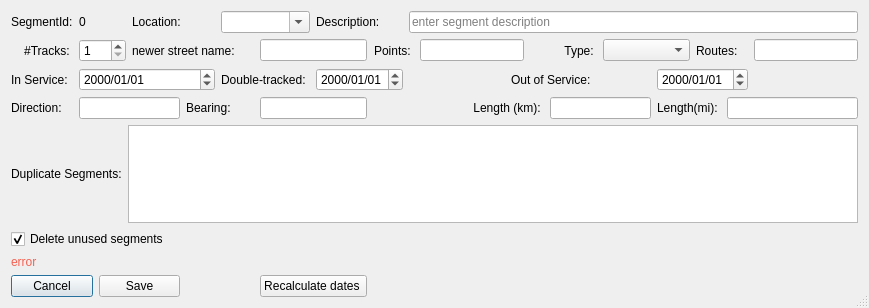
<?xml version="1.0" encoding="UTF-8"?>
<ui version="4.0">
 <class>EditSegmentDialog</class>
 <widget class="QDialog" name="EditSegmentDialog">
  <property name="geometry">
   <rect>
    <x>0</x>
    <y>0</y>
    <width>869</width>
    <height>308</height>
   </rect>
  </property>
  <property name="windowTitle">
   <string>Edit Segment Information</string>
  </property>
  <property name="sizeGripEnabled">
   <bool>true</bool>
  </property>
  <layout class="QGridLayout" name="gridLayout">
   <item row="0" column="0">
    <widget class="QLabel" name="label">
     <property name="text">
      <string>SegmentId:</string>
     </property>
    </widget>
   </item>
   <item row="0" column="1">
    <widget class="QLabel" name="label_segmentId">
     <property name="text">
      <string>0</string>
     </property>
    </widget>
   </item>
   <item row="0" column="2" colspan="2">
    <widget class="QLabel" name="label_12">
     <property name="text">
      <string>Location:</string>
     </property>
    </widget>
   </item>
   <item row="0" column="4" colspan="2">
    <widget class="QComboBox" name="cbLocation">
     <property name="editable">
      <bool>true</bool>
     </property>
    </widget>
   </item>
   <item row="0" column="6" colspan="2">
    <widget class="QLabel" name="label_2">
     <property name="text">
      <string>Description:</string>
     </property>
    </widget>
   </item>
   <item row="1" column="0">
    <widget class="QLabel" name="label_3">
     <property name="text">
      <string>#Tracks: </string>
     </property>
     <property name="alignment">
      <set>Qt::AlignmentFlag::AlignRight|Qt::AlignmentFlag::AlignTrailing|Qt::AlignmentFlag::AlignVCenter</set>
     </property>
    </widget>
   </item>
   <item row="1" column="1">
    <widget class="QSpinBox" name="sbTracks">
     <property name="minimum">
      <number>1</number>
     </property>
     <property name="maximum">
      <number>2</number>
     </property>
    </widget>
   </item>
   <item row="1" column="2" colspan="3">
    <widget class="QLabel" name="label_16">
     <property name="text">
      <string>newer street name:</string>
     </property>
    </widget>
   </item>
   <item row="1" column="5" colspan="2">
    <widget class="QLineEdit" name="txtNewerName"/>
   </item>
   <item row="1" column="7" colspan="2">
    <widget class="QLabel" name="label_9">
     <property name="text">
      <string>Points: </string>
     </property>
     <property name="alignment">
      <set>Qt::AlignmentFlag::AlignRight|Qt::AlignmentFlag::AlignTrailing|Qt::AlignmentFlag::AlignVCenter</set>
     </property>
    </widget>
   </item>
   <item row="1" column="9">
    <widget class="QLineEdit" name="txtPoints">
     <property name="enabled">
      <bool>true</bool>
     </property>
     <property name="readOnly">
      <bool>true</bool>
     </property>
    </widget>
   </item>
   <item row="1" column="10" colspan="2">
    <widget class="QLabel" name="label_4">
     <property name="text">
      <string>Type: </string>
     </property>
     <property name="alignment">
      <set>Qt::AlignmentFlag::AlignRight|Qt::AlignmentFlag::AlignTrailing|Qt::AlignmentFlag::AlignVCenter</set>
     </property>
    </widget>
   </item>
   <item row="1" column="12" colspan="2">
    <widget class="QComboBox" name="cbRouteType"/>
   </item>
   <item row="1" column="14" colspan="2">
    <widget class="QLabel" name="label_11">
     <property name="text">
      <string>Routes:</string>
     </property>
    </widget>
   </item>
   <item row="1" column="16">
    <widget class="QLineEdit" name="txtRoutes">
     <property name="toolTip">
      <string>Number of routes using this segment.</string>
     </property>
     <property name="readOnly">
      <bool>true</bool>
     </property>
    </widget>
   </item>
   <item row="2" column="0">
    <widget class="QLabel" name="label_5">
     <property name="text">
      <string>In Service:</string>
     </property>
    </widget>
   </item>
   <item row="2" column="1" colspan="3">
    <widget class="QDateEdit" name="dtBegin">
     <property name="displayFormat">
      <string>yyyy/MM/dd</string>
     </property>
    </widget>
   </item>
   <item row="2" column="4" colspan="2">
    <widget class="QLabel" name="label_14">
     <property name="text">
      <string>Double-tracked:</string>
     </property>
    </widget>
   </item>
   <item row="2" column="6" colspan="2">
    <widget class="QDateEdit" name="doubleTracked">
     <property name="displayFormat">
      <string>yyyy/MM/dd</string>
     </property>
    </widget>
   </item>
   <item row="2" column="9" colspan="3">
    <widget class="QLabel" name="label_6">
     <property name="text">
      <string>Out of Service:  </string>
     </property>
     <property name="alignment">
      <set>Qt::AlignmentFlag::AlignRight|Qt::AlignmentFlag::AlignTrailing|Qt::AlignmentFlag::AlignVCenter</set>
     </property>
    </widget>
   </item>
   <item row="2" column="13" colspan="3">
    <widget class="QDateEdit" name="dtEnd">
     <property name="displayFormat">
      <string>yyyy/MM/dd</string>
     </property>
    </widget>
   </item>
   <item row="3" column="0">
    <widget class="QLabel" name="label_10">
     <property name="text">
      <string>Direction:</string>
     </property>
    </widget>
   </item>
   <item row="3" column="1" colspan="2">
    <widget class="QLineEdit" name="txtDirection">
     <property name="readOnly">
      <bool>true</bool>
     </property>
    </widget>
   </item>
   <item row="3" column="3" colspan="2">
    <widget class="QLabel" name="label_13">
     <property name="text">
      <string>Bearing:</string>
     </property>
    </widget>
   </item>
   <item row="3" column="5" colspan="2">
    <widget class="QLineEdit" name="txtBearing">
     <property name="readOnly">
      <bool>true</bool>
     </property>
    </widget>
   </item>
   <item row="3" column="9" colspan="2">
    <widget class="QLabel" name="label_7">
     <property name="text">
      <string>Length (km): </string>
     </property>
     <property name="alignment">
      <set>Qt::AlignmentFlag::AlignRight|Qt::AlignmentFlag::AlignTrailing|Qt::AlignmentFlag::AlignVCenter</set>
     </property>
    </widget>
   </item>
   <item row="3" column="11" colspan="2">
    <widget class="QLineEdit" name="txtKm">
     <property name="readOnly">
      <bool>true</bool>
     </property>
    </widget>
   </item>
   <item row="3" column="13" colspan="2">
    <widget class="QLabel" name="label_8">
     <property name="text">
      <string>Length(mi): </string>
     </property>
     <property name="alignment">
      <set>Qt::AlignmentFlag::AlignRight|Qt::AlignmentFlag::AlignTrailing|Qt::AlignmentFlag::AlignVCenter</set>
     </property>
    </widget>
   </item>
   <item row="3" column="15" colspan="2">
    <widget class="QLineEdit" name="txtMiles">
     <property name="readOnly">
      <bool>true</bool>
     </property>
    </widget>
   </item>
   <item row="4" column="0" colspan="17">
    <layout class="QHBoxLayout" name="horizontalLayout_2">
     <item>
      <widget class="QLabel" name="label_15">
       <property name="text">
        <string>Duplicate Segments:</string>
       </property>
      </widget>
     </item>
     <item>
      <widget class="QListWidget" name="listWidget">
       <property name="sizePolicy">
        <sizepolicy hsizetype="Expanding" vsizetype="Expanding">
         <horstretch>1</horstretch>
         <verstretch>0</verstretch>
        </sizepolicy>
       </property>
      </widget>
     </item>
    </layout>
   </item>
   <item row="5" column="0" colspan="4">
    <widget class="QCheckBox" name="chkDeleteUnused">
     <property name="text">
      <string>Delete unused segments</string>
     </property>
     <property name="checked">
      <bool>true</bool>
     </property>
    </widget>
   </item>
   <item row="7" column="0" colspan="3">
    <layout class="QHBoxLayout" name="horizontalLayout">
     <item>
      <widget class="QPushButton" name="btnCancel">
       <property name="text">
        <string>Cancel</string>
       </property>
      </widget>
     </item>
     <item>
      <widget class="QPushButton" name="btnSave">
       <property name="text">
        <string>Save</string>
       </property>
      </widget>
     </item>
    </layout>
   </item>
   <item row="0" column="8" colspan="9">
    <widget class="EditSegmentDescr" name="txtDescription">
     <property name="placeholderText">
      <string>enter segment description</string>
     </property>
    </widget>
   </item>
   <item row="6" column="0" colspan="17">
    <widget class="QLabel" name="lblHelp">
     <property name="styleSheet">
      <string notr="true">color:rgb(246, 97, 81)</string>
     </property>
     <property name="text">
      <string>error</string>
     </property>
     <property name="wordWrap">
      <bool>true</bool>
     </property>
    </widget>
   </item>
   <item row="7" column="5" colspan="2">
    <widget class="QPushButton" name="btnRecalc">
     <property name="text">
      <string>Recalculate dates </string>
     </property>
    </widget>
   </item>
  </layout>
 </widget>
 <customwidgets>
  <customwidget>
   <class>EditSegmentDescr</class>
   <extends>QLineEdit</extends>
   <header>editsegmentdescr.h</header>
  </customwidget>
 </customwidgets>
 <tabstops>
  <tabstop>cbRouteType</tabstop>
  <tabstop>dtBegin</tabstop>
  <tabstop>dtEnd</tabstop>
  <tabstop>txtDirection</tabstop>
  <tabstop>txtBearing</tabstop>
  <tabstop>txtMiles</tabstop>
  <tabstop>txtKm</tabstop>
  <tabstop>txtPoints</tabstop>
  <tabstop>txtRoutes</tabstop>
 </tabstops>
 <resources/>
 <connections/>
</ui>
